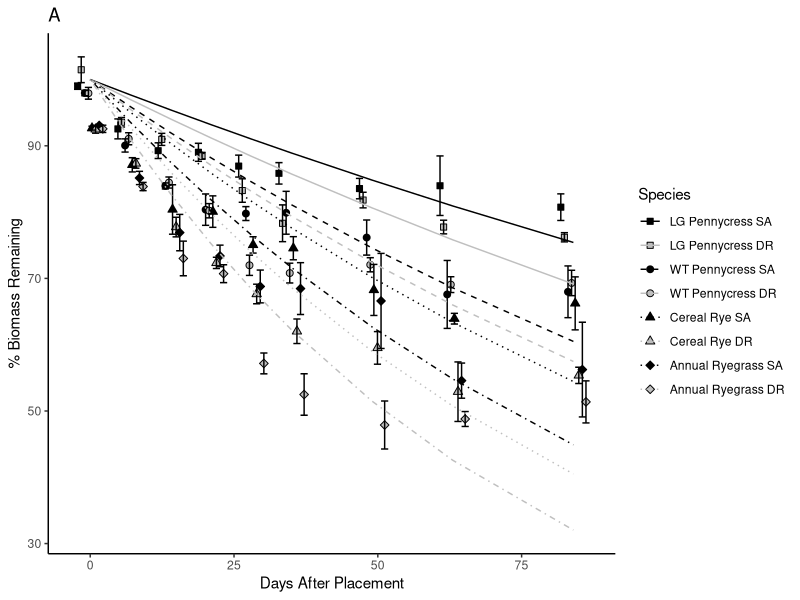
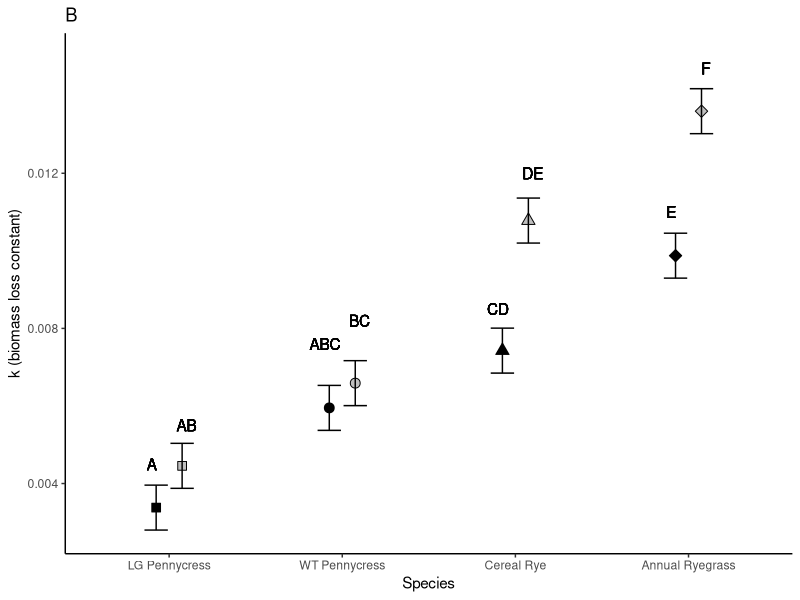
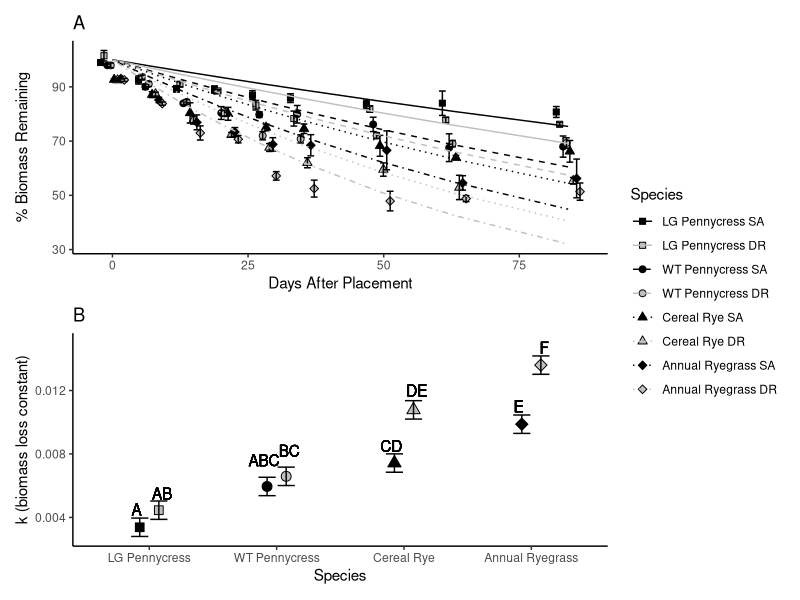
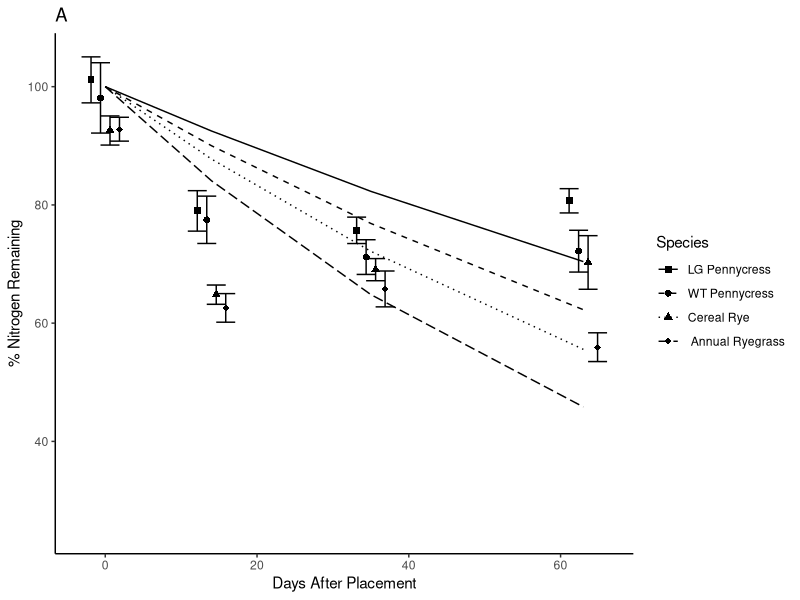
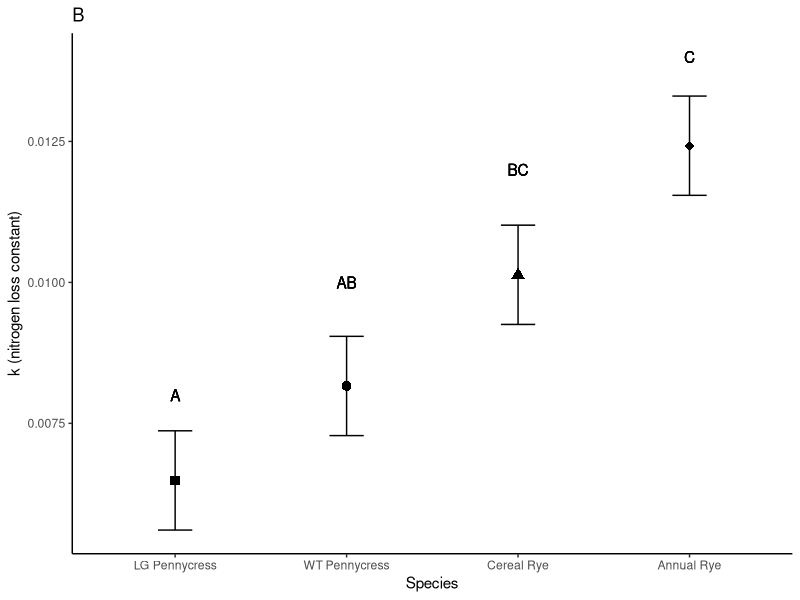
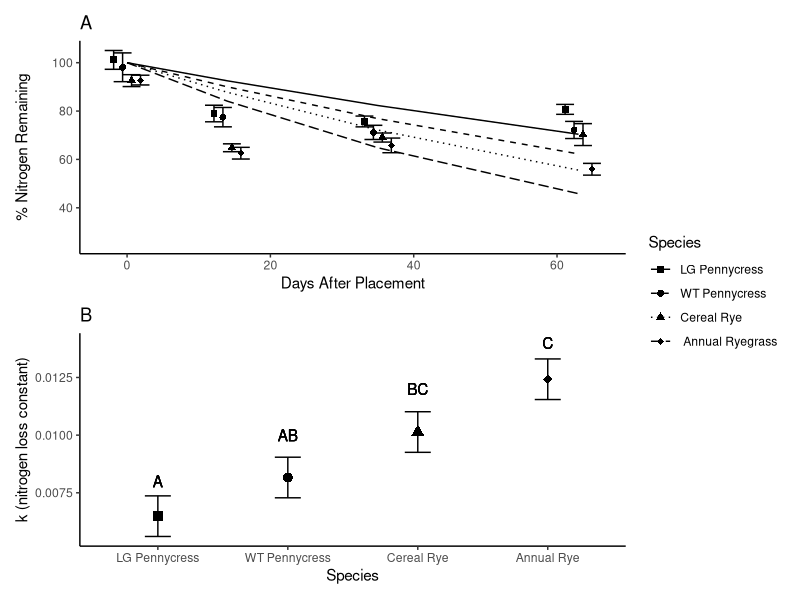
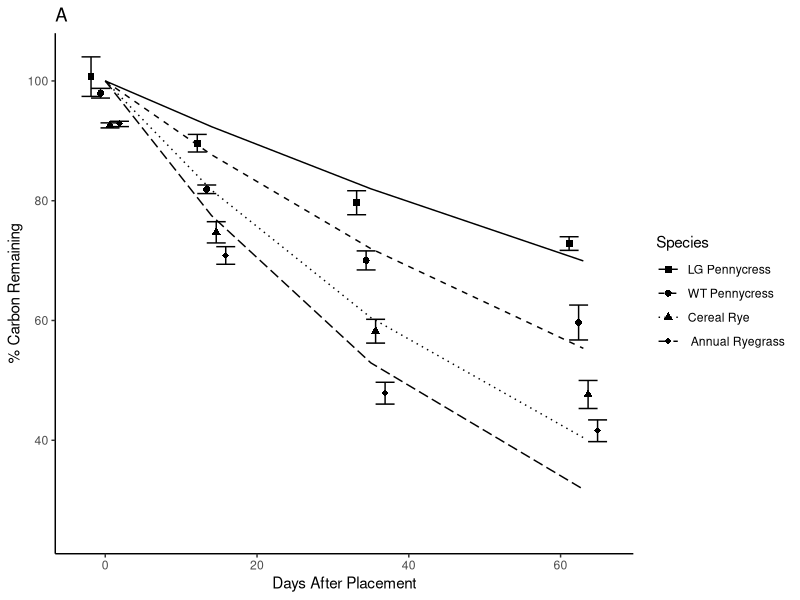
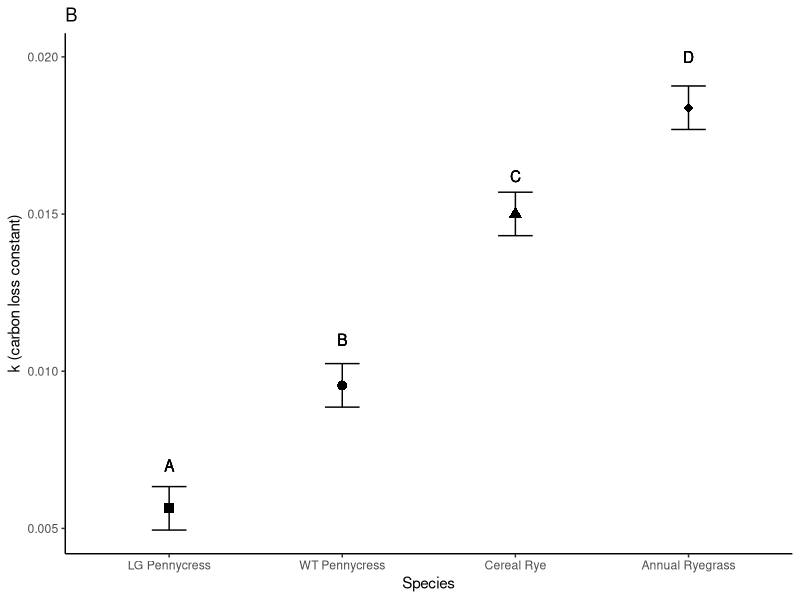

R code for these plots, in order:
# LOAD LIBRARIES ----
library(tidyverse) 
library(patchwork)

# OBJECTIVE ----
# I'm going to use this file for all of the final plotting
# I need to do so that I can do it all in one place.
# At the end of the biomass, nitrogen, and carbon analysis scripts
#I saved the relevant files as csv files
# in the filepath: "output/final". The full data frame for
# the nitrogen and carbon loss data is created and 
# saved in the carbon analysis file so that I only had to do it 
# once and put it in one place. 
# going to start by plotting the percent remaining over time, 
# and them the emmeans graphs with relevant
# statistics. Will see where to go from there. 

# READ IN THE DATA ----

# full nitrogen and carbon data ----
nutrients.df <- 
  read_csv("output/final files from import and k calcs/from import and clean/nutrients.csv")

# full decomp data ----
biomass.df <- 
  read_csv("output/final files from import and k calcs/from import and clean/total biomass.csv")

# now we load in the emmeans for those plots 
# biomass ----
biomass_k_emmeans.df <- 
  read_csv("output/statistical results/biomass results.csv")

# nitrogen ----
nitrogen_k_emmeans.df <- 
  read_csv("output/statistical results/nitrogen results.csv")

# carbon ----
carbon_k_emmeans.df <- 
  read_csv("output/statistical results/carbon results.csv")

# carbon to nitrogen ratios ----
ratios.df <- 
  read_csv("output/carbon to nitrogen ratios/c to n ratios.csv")

# carbon to nitrogen ratios by soil ----
ratio_soils.df <- 
  read_csv("output/carbon to nitrogen ratios/ c to n ratios by soil.csv")

# READ IN FITTED VALUES FOR PLOTTING ----

# biomass ----
biomass_fitted.df <- 
  read_csv("output/final files from import and k calcs/k values/fitted biomass.csv")
  
# nitrogen ----
nitrogen_fitted.df <-
  read_csv("output/final files from import and k calcs/k values/fitted nitrogen.csv")
  
# carbon ----
carbon_fitted.df <- 
  read_csv("output/final files from import and k calcs/k values/fitted carbon.csv")

# CLEANING OF FILES ----

# add species to biomass data frame 
biomass_k_emmeans.df <- biomass_k_emmeans.df %>%
  mutate(spp = case_when(
    trt == "GM_PC_1" ~ "gm_pc",
    trt == "GM_PC_2" ~ "gm_pc",
    trt == "PC_1" ~ "pc",
    trt == "PC_2" ~ "pc",
    trt == "CR_1" ~ "cr",
    trt == "CR_2" ~ "cr",
    trt == "AR_1" ~ "ar",
    trt == "AR_2" ~ "ar"))

# add soil to biomass data frame
biomass_k_emmeans.df <- biomass_k_emmeans.df %>%
  mutate(soil = case_when(
    trt == "GM_PC_1" ~ "1",
    trt == "GM_PC_2" ~ "2",
    trt == "PC_1" ~ "1",
    trt == "PC_2" ~ "2",
    trt == "CR_1" ~ "1",
    trt == "CR_2" ~ "2",
    trt == "AR_1" ~ "1",
    trt == "AR_2" ~ "2"))

# set up factor for biomass fitted
biomass_fitted.df <- biomass_fitted.df %>%
  mutate(trt = paste(spp, soil_block, sep = "_"))

biomass.df <- biomass.df %>%
  mutate(trt = paste(spp, soil_block, sep = "_"))

biomass_fitted.df <- biomass_fitted.df %>%
  mutate(trt = as.factor(trt)) %>%
  mutate(trt = fct_relevel(trt,
                           "GM_PC_1", "GM_PC_2", "PC_1", "PC_2", "CR_1", "CR_2",
                           "AR_1", "AR_2")) 

# set up the factors for nitrogen fitted
nitrogen_fitted.df <- nitrogen_fitted.df %>%
mutate(spp = as.factor(spp)) %>%
  mutate(spp = fct_relevel(spp, "GM_PC", "PC", "CR", "AR"))

# set up the factors for carbon fitted 
carbon_fitted.df <- carbon_fitted.df %>%
  mutate(spp = as.factor(spp)) %>%
  mutate(spp = fct_relevel(spp, "GM_PC", "PC", "CR", "AR"))



# rename treatment to spp_soil to work with the graphs i aleady wrote
biomass_k_emmeans.df<- biomass_k_emmeans.df %>%
  rename(spp_soil = trt)

# FIGURES ----

# biomass ----

# percent remaining
total_biomass_days.plot <- biomass.df %>%
  mutate(spp = as.factor(trt)) %>%
  mutate(trt = fct_relevel(trt,
                                "GM_PC_1", "GM_PC_2", "PC_1", "PC_2", "CR_1", "CR_2",
                                "AR_1", "AR_2")) %>%
  ggplot(mapping = aes(days, pct_mass_remain, 
                       shape = as.factor(trt), fill = trt)) + 
  stat_summary(fun = mean, na.rm = TRUE, geom = "point", size = 2,
               position = position_dodge(width = 5)) +
  stat_summary(fun.data = mean_se, na.rm = TRUE, geom = "errorbar", width = 10,
               position = position_dodge(width = 5)) +
  geom_line(data = biomass_fitted.df,
            aes(x= days, y=.fitted, linetype= as.factor(trt), color = as.factor(trt)))+
  labs(x = "Days After Placement", y = "% Biomass Remaining") +
  scale_shape_manual(name = "Species",
                     label = c("LG Pennycress SA","LG Pennycress DR",
                               "WT Pennycress SA", "WT Pennycress DR", 
                               "Cereal Rye SA", "Cereal Rye DR",
                               "Annual Ryegrass SA", "Annual Ryegrass DR"),
                     values = c(22, 22, 21, 21, 24, 24, 23, 23)) +
  scale_linetype_manual(name = "Species",
                        label =
                          c("LG Pennycress SA","LG Pennycress DR",
                            "WT Pennycress SA", "WT Pennycress DR", 
                            "Cereal Rye SA", "Cereal Rye DR",
                            "Annual Ryegrass SA", "Annual Ryegrass DR"),
                        values = c(1, 1, 2, 2, 3, 3, 4, 4)) +
  scale_fill_manual(name = "Species",
                     label = c("LG Pennycress SA","LG Pennycress DR",
                               "WT Pennycress SA", "WT Pennycress DR", 
                               "Cereal Rye SA", "Cereal Rye DR",
                               "Annual Ryegrass SA", "Annual Ryegrass DR"),
                     values = c("black", "gray75", "black", "gray75",
                                "black", "gray75", "black", "gray75")) +
  scale_color_manual(name = "Species",
                    label = c("LG Pennycress SA","LG Pennycress DR",
                              "WT Pennycress SA", "WT Pennycress DR", 
                              "Cereal Rye SA", "Cereal Rye DR",
                              "Annual Ryegrass SA", "Annual Ryegrass DR"),
                    values = c("black", "gray75", "black", "gray75",
                               "black", "gray75", "black", "gray75")) +
  labs(shape = "Species", linetype = "Species") +
  expand_limits(y = 45) +
  ggtitle("A") +
  theme_classic()

total_biomass_days.plot

# emm contrasts
biomass_contrast.plot <- biomass_k_emmeans.df %>%
  mutate(spp = fct_relevel(spp, "gm_pc", "pc", "cr", "ar")) %>%
  mutate(spp_soil = fct_relevel(spp_soil,
                                "GM_PC_1", "GM_PC_2", "PC_1", "PC_2", "CR_1", "CR_2",
                                "AR_1", "AR_2")) %>%
  ggplot(aes(x=spp)) +
  geom_point(aes(y=emmean, shape = spp_soil, group = soil, fill = spp_soil), 
             position = position_dodge2(width = 0.3), size = 3) +
  geom_errorbar(aes(ymin = emmean-SE, ymax = emmean+SE, group = soil), 
                position = position_dodge2(0.3),
                stat="identity", width = 0.3) + 
  labs(x="Species", y= "k (biomass loss constant)")  +
  geom_text(aes(x = 0.9, y = .0045, label = "A")) +
  geom_text(aes(x = 1.1, y = .0055, label = "AB")) +
  geom_text(aes(x = 1.9, y = .0076, label = "ABC")) +
  geom_text(aes(x = 2.1, y = .0082, label = "BC")) +
  geom_text(aes(x = 2.9, y = .0085, label = "CD"))+
  geom_text(aes(x = 3.1, y = .012, label = "DE")) +
  geom_text(aes(x = 3.9, y = .011, label = "E"))+
  geom_text(aes(x = 4.1, y = .0147, label = "F")) +
  scale_x_discrete(labels = c("pc" = "WT Pennycress", "gm_pc" = "LG Pennycress",
                              "cr" = "Cereal Rye", "ar" = "Annual Ryegrass")) +
  scale_shape_manual(name = "Soil ",
                     label = c("LG Pennycress SA","LG Pennycress DR",
                               "WT Pennycress SA", "WT Pennycress DR", 
                               "Cereal Rye SA", "Cereal Rye DR",
                               "Annual Ryegrass SA", "Annual Ryegrass DR"),
                     values = c(22, 22, 21, 21, 24, 24, 23, 23)) +
  scale_fill_manual(name = "Soil",
                    label = c("LG Pennycress SA","LG Pennycress DR",
                              "WT Pennycress SA", "WT Pennycress DR", 
                              "Cereal Rye SA", "Cereal Rye DR",
                              "Annual Ryegrass SA", "Annual Ryegrass DR"),
                    values = c("black", "gray75", "black", "gray75",
                               "black", "gray75", "black", "gray75")) +
  expand_limits(ymin = 0.005, ymax = 0.015) +
  ggtitle("B") +
  theme_classic() +
  theme(legend.position = "none")

biomass_contrast.plot

# full
total_biomass_days.plot + biomass_contrast.plot + plot_layout(ncol = 1, guides = "collect")


# nitrogen ----

# mass remaining 
nitrogen_days.plot <- nutrients.df %>%
   mutate(spp = as.factor(spp)) %>%
   mutate(spp = fct_relevel(spp, "GM_PC", "PC", "CR", "AR")) %>%
  ggplot(mapping = aes(days, pct_n_remain, shape = spp)) +
  stat_summary(fun = mean, na.rm = TRUE, geom = "point", size = 2,
               position = position_dodge(width = 5)) +
  stat_summary(fun.data = mean_se, na.rm = TRUE, geom = "errorbar", width = 10,
               position = position_dodge(width = 5)) +
  geom_line(data = nitrogen_fitted.df,
            aes(x= days, y=.fitted, linetype = as.factor(spp)))+
  labs(x = "Days After Placement", y = "% Nitrogen Remaining") +
  scale_shape_manual(name = "Species", 
                     label = c("LG Pennycress", "WT Pennycress", 
                               "Cereal Rye", " Annual Ryegrass"),
                     values = c(15, 16, 17, 18)) +
  scale_linetype_manual(name = "Species",
                        label =
                          c("LG Pennycress", "WT Pennycress", 
                            "Cereal Rye", " Annual Ryegrass"),
                        values = c(1, 2, 3, 5)) +
  labs(shape = "Species", linetype = "Species") +
  expand_limits(y = 25) +
  ggtitle("A") +
  theme_classic()

nitrogen_days.plot

# emmeans with spp on x
# empty shapes with fill for soil - soil type differentially affects decomposition by species 
nitrogen_emm.plot <- nitrogen_k_emmeans.df %>%
  mutate(spp = fct_relevel(spp, "GM_PC", "PC", "CR", "AR")) %>%
  ggplot(aes(x=spp, shape = spp)) +
  geom_point(aes(y=emmean), size=3) +
  geom_errorbar(aes(ymin = emmean-SE, ymax = emmean+SE), 
                stat="identity", width = 0.2) +
  labs(x="Species", y= "k (nitrogen loss constant)")  +
  geom_text(aes(x = 1, y = .008, label = "A")) +
  geom_text(aes(x = 2, y = .010, label = "AB")) +
  geom_text(aes(x = 3, y = .012, label = "BC"))+
  geom_text(aes(x = 4, y = .014, label = "C")) +
  scale_x_discrete(labels = c("PC" = "WT Pennycress", "GM_PC"= "LG Pennycress",
                              "CR" = "Cereal Rye", "AR" = "Annual Rye")) +
  scale_shape_manual(name = "Species", 
                     label = c("LG Pennycress", "WT Pennycress", 
                               "Cereal Rye", "Annual Rye"),
                     values = c(15, 16, 17, 18)) +
  ggtitle("B") +
  theme_classic() +
  theme(legend.position = "none")

nitrogen_emm.plot

# full
nitrogen_days.plot + nitrogen_emm.plot + plot_layout(guides = "collect", ncol = 1)

# carbon ----

# mass remaining 
carbon.plot <- nutrients.df %>%
  mutate(spp = as.factor(spp)) %>%
  mutate(spp = fct_relevel(spp, "GM_PC", "PC", "CR", "AR")) %>%
  ggplot(mapping = aes(days, pct_c_remain, shape = spp)) +
  stat_summary(fun = mean, na.rm = TRUE, geom = "point", size = 2,
               position = position_dodge(width = 5)) +
  stat_summary(fun.data = mean_se, na.rm = TRUE, geom = "errorbar", width = 10,
               position = position_dodge(width = 5)) +
  geom_line(data = carbon_fitted.df,
            aes(x= days, y=.fitted, linetype = as.factor(spp)))+
  labs(x = "Days After Placement", y = "% Carbon Remaining") +
  scale_shape_manual(name = "Species", 
                     label = c("LG Pennycress", "WT Pennycress", 
                               "Cereal Rye", " Annual Ryegrass"),
                     values = c(15, 16, 17, 18)) +
  scale_linetype_manual(name = "Species",
                        label =
                          c("LG Pennycress", "WT Pennycress", 
                            "Cereal Rye", " Annual Ryegrass"),
                        values = c(1, 2, 3, 5)) +
  labs(shape = "Species", linetype = "Species") +
  expand_limits(y = 25) +
  ggtitle("A") +
  theme_classic()

carbon.plot


# emmeans 
carbon_emm.plot <- carbon_k_emmeans.df %>%
  mutate(spp = fct_relevel(spp, "GM_PC", "PC", "CR", "AR")) %>%
  ggplot(aes(x=spp, shape = spp)) +
  geom_point(aes(y=emmean), size=3) +
  geom_errorbar(aes(ymin = emmean-SE, ymax = emmean+SE), 
                stat="identity", width = 0.2) +
  labs(x="Species", y= "k (carbon loss constant)")  +
  geom_text(aes(x = 1, y = .007, label = "A")) +
  geom_text(aes(x = 2, y = .011, label = "B")) +
  geom_text(aes(x = 3, y = .0162, label = "C"))+
  geom_text(aes(x = 4, y = .02, label = "D")) +
  scale_x_discrete(labels = c("PC" = "WT Pennycress", "GM_PC"= "LG Pennycress",
                              "CR" = "Cereal Rye", "AR" = "Annual Ryegrass")) +
  scale_shape_manual(name = "Species", 
                     label = c("LG Pennycress", "WT Pennycress", 
                               "Cereal Rye", "Annual Ryegrass"),
                     values = c(15, 16, 17, 18)) +
  expand_limits(ymin = 0.005, ymax = 0.02) +
  ggtitle("B") +
  theme_classic() +
  theme(legend.position = "none")

carbon_emm.plot

# carbon plots together
carbon.plot + carbon_emm.plot + plot_layout(ncol = 1)

# PUT THE PLOTS TOGETHER FOR THE PAPER ----

# biomass ----
final_biomass.plot <- 
  total_biomass_days.plot + biomass_contrast.plot + plot_layout(ncol = 1, guides = "collect")

final_biomass.plot

ggsave("output/figures/final biomass.jpg", final_biomass.plot,
       width = 7, height = 7, dpi = 700)

# nitrogen ----
final_nitrogen.plot <- 
  nitrogen_days.plot + nitrogen_emm.plot + plot_layout(guides = "collect", ncol = 1)

final_nitrogen.plot

# save it
ggsave("output/figures/final nitrogen.jpg", final_nitrogen.plot,
       width = 7, height = 7, dpi = 700)


# carbon ----
final_carbon.plot <- 
  carbon.plot + carbon_emm.plot + plot_layout(guides = "collect", ncol = 1)

final_carbon.plot

#save it 
ggsave("output/figures/final carbon.jpg", final_carbon.plot,
       width = 7, height = 7, dpi = 700)


# CARBON TO NITROGEN RATIOS PLOTTING ----
  
# with comparisons to other papers and sources
cn.plot <- ratios.df %>%
  filter(days == 0) %>%
  mutate(spp = fct_relevel(spp, "GM_PC", "PC", "CR", "AR")) %>%
  ggplot(mapping = aes(spp, mean, shape = spp)) +
  geom_point(size = 3) +
  geom_errorbar(aes(ymin = mean-sd, ymax = mean+sd), stat = "identity", width = 0.2) +
  scale_shape_manual(name = "Species", 
                     label = c("LG Pennycress", "WT Pennycress", "Cereal Rye", "Annual Ryegrass"),
                     values = c(15, 16, 17, 18)) +
  scale_x_discrete(labels = c("PC" = "WT Pennycress", "GM_PC"= "LG Pennycress",
                              "CR" = "Cereal Rye", "AR" = "Annual Ryegrass")) +
  geom_text(aes(x = 0, y = 12, hjust = -0.1, label = "Hairy Vetch")) +
  geom_text(aes(x = 0, y = 58, hjust = -0.1, label = "Corn Stover")) +
  geom_text(aes(x = 0, y = 25, hjust = -0.1, label = "IMD")) +
  labs(x = "Species", y = "Initial Carbon-to-Nitrogen Ratio") +
  geom_hline(yintercept = 11, linetype = 2) +
  geom_hline(yintercept = 57, linetype = 2) +
  geom_hline(yintercept = 24, linetype = 2) +
  theme_classic()

cn.plot

ggsave("output/figures/carbon to nitrogen.jpg", cn.plot,
       width = 7, height = 7, dpi = 700)


# at cn of 24/25 to 1 there is no leftover carbon or nitrogen!


  
